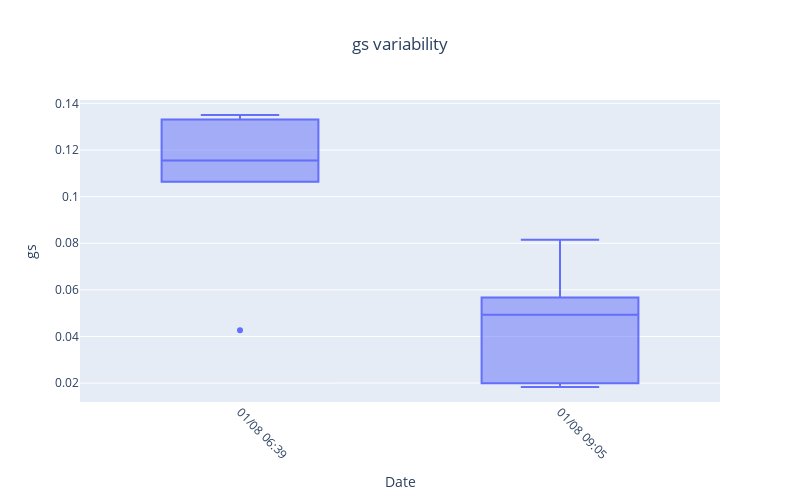

Source (notebook cell):
### Code cell
dfp["rounddate"] = dfp["round"].apply(lambda r: rounds["timestamp"].loc[r])
#dfp["rounddate"] = dfp["round"].apply(lambda r: rounds["timestamp"][r])
dfp["labels"] = dfp["rounddate"].apply(lambda t: t.strftime('%d/%m %H:%M'))
    
#dfp["rounddate"]=[rounds["timestamp"][r] for r in dfp["round"]]
#dfp["labels"]=[t.strftime('%d/%m %H:%M') for t in dfp["rounddate"]]

x_label = 'roundtime'
y_label = 'gsw'
#dfp=df.iloc[:36,:]
fig = go.Figure(data=go.Box(x=dfp[x_label], y=dfp[y_label]))
fig.update_layout(boxmode='overlay', width=800, height=500)
fig.update_layout(title="gs variability",title_x=0.5)

fig.update_xaxes(
    tickmode='array',
    tickvals=dfp[x_label],
    ticktext=dfp["labels"],
    tickangle=45,
    title_text="Date"
)
fig.update_yaxes(title_text="gs")
fig.show()

### Figure 1 — Plotly figure (JSON) as saved in the notebook; plotly's stock layout.template omitted (floating-point values rounded to 4 significant figures)
{"data": [{"type": "box", "x": [180003, 180003, 180003, 180003, 180003, 180003, 180149, 180149, 180149, 180149, 180149, 180149], "y": [0.04262, 0.1064, 0.135, 0.1076, 0.1234, 0.1331, 0.08146, 0.01994, 0.01835, 0.0567, 0.04581, 0.05274]}], "layout": {"boxmode": "overlay", "height": 500, "title": {"text": "gs variability", "x": 0.5}, "width": 800, "xaxis": {"autorange": true, "range": [179930, 180222], "tickangle": 45, "tickmode": "array", "ticktext": ["01/08 06:39", "01/08 06:39", "01/08 06:39", "01/08 06:39", "01/08 06:39", "01/08 06:39", "01/08 09:05", "01/08 09:05", "01/08 09:05", "01/08 09:05", "01/08 09:05", "01/08 09:05"], "tickvals": [180003, 180003, 180003, 180003, 180003, 180003, 180149, 180149, 180149, 180149, 180149, 180149], "title": {"text": "Date"}, "type": "linear"}, "yaxis": {"autorange": true, "range": [0.01188, 0.1414], "title": {"text": "gs"}, "type": "linear"}}}
